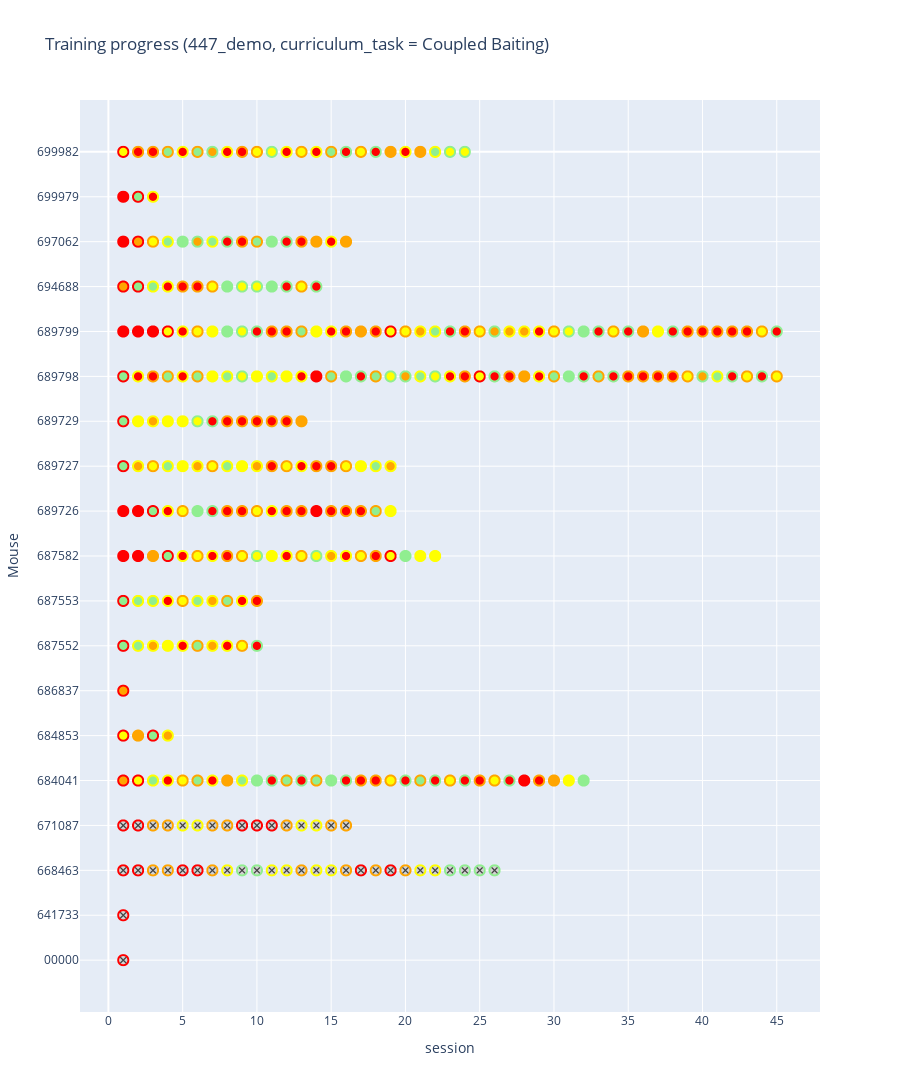

The cell this chart's notebook holds for it:
### Code cell
demo_manager_447.plot_all_progress();

### Figure 1 — Plotly figure (JSON) as saved in the notebook; plotly's stock layout.template omitted (floating-point values rounded to 4 significant figures; data arrays with more than 128 entries replaced by an {"elided": "..."} marker saying what was removed)
{"data": [{"customdata": {"elided": "24x11 mixed values"}, "hovertemplate": "<b>Subject 699982 (None)</b><br><b>Session %{customdata[0]}, %{customdata[1]}</b><br>Curriculum: <b>%{customdata[2]}_v%{customdata[3]}</b><br>Suggested: <b>%{customdata[4]}</b><br>Actual: <b>%{customdata[5]}</b><br>Session task: <b>%{customdata[6]}</b><br>foraging_eff = %{customdata[7]}<br>finished_trials = %{customdata[8]}<br>Decision = <b>%{customdata[9]}</b><br>Next suggested: <b>%{customdata[10]}</b><extra></extra>", "marker": {"color": ["yellow", "yellow", "lightgreen", "orange", "red", "orange", "red", "yellow", "red", "lightgreen", "red", "yellow", "red", "yellow", "yellow", "red", "red", "orange", "lightgreen", "red", "lightgreen", "red", "red", "yellow"], "line": {"color": ["lightgreen", "lightgreen", "yellow", "orange", "yellow", "orange", "lightgreen", "orange", "lightgreen", "orange", "yellow", "orange", "yellow", "lightgreen", "orange", "orange", "yellow", "lightgreen", "orange", "yellow", "orange", "orange", "orange", "red"], "width": 2}, "size": 10}, "mode": "markers", "name": "Mouse 699982", "showlegend": false, "type": "scattergl", "x": [24, 23, 22, 21, 20, 19, 18, 17, 16, 15, 14, 13, 12, 11, 10, 9, 8, 7, 6, 5, 4, 3, 2, 1], "y": [0, 0, 0, 0, 0, 0, 0, 0, 0, 0, 0, 0, 0, 0, 0, 0, 0, 0, 0, 0, 0, 0, 0, 0]}, {"marker": {"color": "black", "line": {"width": 1}, "size": 5, "symbol": "x-thin"}, "mode": "markers", "showlegend": false, "type": "scattergl", "x": [], "y": []}, {"customdata": [[3, "2023-10-20", "Coupled Baiting", "0.2", "STAGE_3", "STAGE_1", "Coupled Baiting", 0.74, 145, "STAY", "STAGE_1"], [2, "2023-10-19", "Coupled Baiting", "0.2", "STAGE_1", "STAGE_FINAL", "Coupled Baiting", 0.629, 156, "ROLLBACK", "STAGE_3"], [1, "2023-10-18", "Coupled Baiting", "0.2", "STAGE_1", "STAGE_1", "Coupled Baiting", 0, 69, "STAY", "STAGE_1"]], "hovertemplate": "<b>Subject 699979 (None)</b><br><b>Session %{customdata[0]}, %{customdata[1]}</b><br>Curriculum: <b>%{customdata[2]}_v%{customdata[3]}</b><br>Suggested: <b>%{customdata[4]}</b><br>Actual: <b>%{customdata[5]}</b><br>Session task: <b>%{customdata[6]}</b><br>foraging_eff = %{customdata[7]}<br>finished_trials = %{customdata[8]}<br>Decision = <b>%{customdata[9]}</b><br>Next suggested: <b>%{customdata[10]}</b><extra></extra>", "marker": {"color": ["red", "lightgreen", "red"], "line": {"color": ["yellow", "red", "red"], "width": 2}, "size": 10}, "mode": "markers", "name": "Mouse 699979", "showlegend": false, "type": "scattergl", "x": [3, 2, 1], "y": [1, 1, 1]}, {"marker": {"color": "black", "line": {"width": 1}, "size": 5, "symbol": "x-thin"}, "mode": "markers", "showlegend": false, "type": "scattergl", "x": [], "y": []}, {"customdata": {"elided": "16x11 mixed values"}, "hovertemplate": "<b>Subject 697062 (None)</b><br><b>Session %{customdata[0]}, %{customdata[1]}</b><br>Curriculum: <b>%{customdata[2]}_v%{customdata[3]}</b><br>Suggested: <b>%{customdata[4]}</b><br>Actual: <b>%{customdata[5]}</b><br>Session task: <b>%{customdata[6]}</b><br>foraging_eff = %{customdata[7]}<br>finished_trials = %{customdata[8]}<br>Decision = <b>%{customdata[9]}</b><br>Next suggested: <b>%{customdata[10]}</b><extra></extra>", "marker": {"color": ["orange", "red", "orange", "red", "red", "lightgreen", "lightgreen", "red", "red", "lightgreen", "orange", "lightgreen", "lightgreen", "yellow", "orange", "red"], "line": {"color": ["orange", "yellow", "orange", "orange", "lightgreen", "lightgreen", "orange", "orange", "lightgreen", "yellow", "lightgreen", "lightgreen", "yellow", "orange", "red", "red"], "width": 2}, "size": 10}, "mode": "markers", "name": "Mouse 697062", "showlegend": false, "type": "scattergl", "x": [16, 15, 14, 13, 12, 11, 10, 9, 8, 7, 6, 5, 4, 3, 2, 1], "y": [2, 2, 2, 2, 2, 2, 2, 2, 2, 2, 2, 2, 2, 2, 2, 2]}, {"marker": {"color": "black", "line": {"width": 1}, "size": 5, "symbol": "x-thin"}, "mode": "markers", "showlegend": false, "type": "scattergl", "x": [], "y": []}, {"customdata": {"elided": "14x11 mixed values"}, "hovertemplate": "<b>Subject 694688 (None)</b><br><b>Session %{customdata[0]}, %{customdata[1]}</b><br>Curriculum: <b>%{customdata[2]}_v%{customdata[3]}</b><br>Suggested: <b>%{customdata[4]}</b><br>Actual: <b>%{customdata[5]}</b><br>Session task: <b>%{customdata[6]}</b><br>foraging_eff = %{customdata[7]}<br>finished_trials = %{customdata[8]}<br>Decision = <b>%{customdata[9]}</b><br>Next suggested: <b>%{customdata[10]}</b><extra></extra>", "marker": {"color": ["red", "yellow", "red", "lightgreen", "yellow", "yellow", "lightgreen", "yellow", "red", "red", "red", "lightgreen", "lightgreen", "orange"], "line": {"color": ["lightgreen", "orange", "lightgreen", "lightgreen", "lightgreen", "lightgreen", "lightgreen", "orange", "orange", "orange", "yellow", "yellow", "red", "red"], "width": 2}, "size": 10}, "mode": "markers", "name": "Mouse 694688", "showlegend": false, "type": "scattergl", "x": [14, 13, 12, 11, 10, 9, 8, 7, 6, 5, 4, 3, 2, 1], "y": [3, 3, 3, 3, 3, 3, 3, 3, 3, 3, 3, 3, 3, 3]}, {"marker": {"color": "black", "line": {"width": 1}, "size": 5, "symbol": "x-thin"}, "mode": "markers", "showlegend": false, "type": "scattergl", "x": [], "y": []}, {"customdata": {"elided": "45x11 mixed values"}, "hovertemplate": "<b>Subject 689799 (None)</b><br><b>Session %{customdata[0]}, %{customdata[1]}</b><br>Curriculum: <b>%{customdata[2]}_v%{customdata[3]}</b><br>Suggested: <b>%{customdata[4]}</b><br>Actual: <b>%{customdata[5]}</b><br>Session task: <b>%{customdata[6]}</b><br>foraging_eff = %{customdata[7]}<br>finished_trials = %{customdata[8]}<br>Decision = <b>%{customdata[9]}</b><br>Next suggested: <b>%{customdata[10]}</b><extra></extra>", "marker": {"color": ["red", "yellow", "red", "red", "red", "red", "red", "red", "yellow", "orange", "red", "yellow", "red", "lightgreen", "yellow", "yellow", "red", "orange", "orange", "orange", "yellow", "red", "red", "lightgreen", "orange", "yellow", "yellow", "red", "orange", "red", "red", "yellow", "lightgreen", "red", "red", "red", "yellow", "lightgreen", "yellow", "yellow", "red", "yellow", "red", "red", "red"], "line": {"color": ["lightgreen", "orange", "orange", "orange", "orange", "orange", "orange", "lightgreen", "yellow", "orange", "lightgreen", "orange", "lightgreen", "lightgreen", "lightgreen", "orange", "yellow", "yellow", "yellow", "lightgreen", "orange", "orange", "lightgreen", "yellow", "yellow", "orange", "red", "orange", "orange", "orange", "yellow", "yellow", "orange", "orange", "orange", "lightgreen", "lightgreen", "lightgreen", "yellow", "orange", "yellow", "red", "red", "red", "red"], "width": 2}, "size": 10}, "mode": "markers", "name": "Mouse 689799", "showlegend": false, "type": "scattergl", "x": [45, 44, 43, 42, 41, 40, 39, 38, 37, 36, 35, 34, 33, 32, 31, 30, 29, 28, 27, 26, 25, 24, 23, 22, 21, 20, 19, 18, 17, 16, 15, 14, 13, 12, 11, 10, 9, 8, 7, 6, 5, 4, 3, 2, 1], "y": [4, 4, 4, 4, 4, 4, 4, 4, 4, 4, 4, 4, 4, 4, 4, 4, 4, 4, 4, 4, 4, 4, 4, 4, 4, 4, 4, 4, 4, 4, 4, 4, 4, 4, 4, 4, 4, 4, 4, 4, 4, 4, 4, 4, 4]}, {"marker": {"color": "black", "line": {"width": 1}, "size": 5, "symbol": "x-thin"}, "mode": "markers", "showlegend": false, "type": "scattergl", "x": [], "y": []}, {"customdata": {"elided": "45x11 mixed values"}, "hovertemplate": "<b>Subject 689798 (None)</b><br><b>Session %{customdata[0]}, %{customdata[1]}</b><br>Curriculum: <b>%{customdata[2]}_v%{customdata[3]}</b><br>Suggested: <b>%{customdata[4]}</b><br>Actual: <b>%{customdata[5]}</b><br>Session task: <b>%{customdata[6]}</b><br>foraging_eff = %{customdata[7]}<br>finished_trials = %{customdata[8]}<br>Decision = <b>%{customdata[9]}</b><br>Next suggested: <b>%{customdata[10]}</b><extra></extra>", "marker": {"color": ["yellow", "red", "yellow", "red", "lightgreen", "orange", "yellow", "red", "red", "red", "red", "red", "lightgreen", "red", "lightgreen", "lightgreen", "red", "orange", "red", "red", "yellow", "red", "red", "yellow", "lightgreen", "orange", "yellow", "lightgreen", "red", "lightgreen", "lightgreen", "red", "red", "yellow", "lightgreen", "yellow", "yellow", "lightgreen", "yellow", "lightgreen", "red", "lightgreen", "red", "red", "lightgreen"], "line": {"color": ["orange", "lightgreen", "orange", "lightgreen", "yellow", "lightgreen", "orange", "orange", "orange", "orange", "orange", "lightgreen", "orange", "lightgreen", "lightgreen", "orange", "yellow", "orange", "orange", "lightgreen", "red", "orange", "yellow", "lightgreen", "yellow", "lightgreen", "lightgreen", "orange", "lightgreen", "lightgreen", "orange", "red", "yellow", "yellow", "yellow", "yellow", "lightgreen", "yellow", "yellow", "orange", "yellow", "orange", "orange", "yellow", "red"], "width": 2}, "size": 10}, "mode": "markers", "name": "Mouse 689798", "showlegend": false, "type": "scattergl", "x": [45, 44, 43, 42, 41, 40, 39, 38, 37, 36, 35, 34, 33, 32, 31, 30, 29, 28, 27, 26, 25, 24, 23, 22, 21, 20, 19, 18, 17, 16, 15, 14, 13, 12, 11, 10, 9, 8, 7, 6, 5, 4, 3, 2, 1], "y": [5, 5, 5, 5, 5, 5, 5, 5, 5, 5, 5, 5, 5, 5, 5, 5, 5, 5, 5, 5, 5, 5, 5, 5, 5, 5, 5, 5, 5, 5, 5, 5, 5, 5, 5, 5, 5, 5, 5, 5, 5, 5, 5, 5, 5]}, {"marker": {"color": "black", "line": {"width": 1}, "size": 5, "symbol": "x-thin"}, "mode": "markers", "showlegend": false, "type": "scattergl", "x": [], "y": []}, {"customdata": {"elided": "13x11 mixed values"}, "hovertemplate": "<b>Subject 689729 (None)</b><br><b>Session %{customdata[0]}, %{customdata[1]}</b><br>Curriculum: <b>%{customdata[2]}_v%{customdata[3]}</b><br>Suggested: <b>%{customdata[4]}</b><br>Actual: <b>%{customdata[5]}</b><br>Session task: <b>%{customdata[6]}</b><br>foraging_eff = %{customdata[7]}<br>finished_trials = %{customdata[8]}<br>Decision = <b>%{customdata[9]}</b><br>Next suggested: <b>%{customdata[10]}</b><extra></extra>", "marker": {"color": ["orange", "red", "red", "red", "red", "red", "red", "yellow", "yellow", "yellow", "orange", "yellow", "lightgreen"], "line": {"color": ["orange", "orange", "orange", "orange", "orange", "orange", "lightgreen", "lightgreen", "yellow", "yellow", "yellow", "yellow", "red"], "width": 2}, "size": 10}, "mode": "markers", "name": "Mouse 689729", "showlegend": false, "type": "scattergl", "x": [13, 12, 11, 10, 9, 8, 7, 6, 5, 4, 3, 2, 1], "y": [6, 6, 6, 6, 6, 6, 6, 6, 6, 6, 6, 6, 6]}, {"marker": {"color": "black", "line": {"width": 1}, "size": 5, "symbol": "x-thin"}, "mode": "markers", "showlegend": false, "type": "scattergl", "x": [], "y": []}, {"customdata": {"elided": "19x11 mixed values"}, "hovertemplate": "<b>Subject 689727 (None)</b><br><b>Session %{customdata[0]}, %{customdata[1]}</b><br>Curriculum: <b>%{customdata[2]}_v%{customdata[3]}</b><br>Suggested: <b>%{customdata[4]}</b><br>Actual: <b>%{customdata[5]}</b><br>Session task: <b>%{customdata[6]}</b><br>foraging_eff = %{customdata[7]}<br>finished_trials = %{customdata[8]}<br>Decision = <b>%{customdata[9]}</b><br>Next suggested: <b>%{customdata[10]}</b><extra></extra>", "marker": {"color": ["orange", "lightgreen", "yellow", "yellow", "red", "red", "red", "yellow", "red", "orange", "yellow", "lightgreen", "yellow", "orange", "yellow", "lightgreen", "yellow", "orange", "lightgreen"], "line": {"color": ["yellow", "yellow", "yellow", "orange", "orange", "orange", "yellow", "orange", "orange", "yellow", "yellow", "yellow", "orange", "yellow", "yellow", "yellow", "orange", "yellow", "red"], "width": 2}, "size": 10}, "mode": "markers", "name": "Mouse 689727", "showlegend": false, "type": "scattergl", "x": [19, 18, 17, 16, 15, 14, 13, 12, 11, 10, 9, 8, 7, 6, 5, 4, 3, 2, 1], "y": [7, 7, 7, 7, 7, 7, 7, 7, 7, 7, 7, 7, 7, 7, 7, 7, 7, 7, 7]}, {"marker": {"color": "black", "line": {"width": 1}, "size": 5, "symbol": "x-thin"}, "mode": "markers", "showlegend": false, "type": "scattergl", "x": [], "y": []}, {"customdata": {"elided": "19x11 mixed values"}, "hovertemplate": "<b>Subject 689726 (None)</b><br><b>Session %{customdata[0]}, %{customdata[1]}</b><br>Curriculum: <b>%{customdata[2]}_v%{customdata[3]}</b><br>Suggested: <b>%{customdata[4]}</b><br>Actual: <b>%{customdata[5]}</b><br>Session task: <b>%{customdata[6]}</b><br>foraging_eff = %{customdata[7]}<br>finished_trials = %{customdata[8]}<br>Decision = <b>%{customdata[9]}</b><br>Next suggested: <b>%{customdata[10]}</b><extra></extra>", "marker": {"color": ["yellow", "lightgreen", "red", "red", "red", "red", "red", "red", "red", "yellow", "red", "red", "red", "lightgreen", "yellow", "red", "lightgreen", "red", "red"], "line": {"color": ["yellow", "orange", "orange", "orange", "orange", "red", "orange", "orange", "yellow", "orange", "orange", "orange", "lightgreen", "lightgreen", "orange", "yellow", "red", "red", "red"], "width": 2}, "size": 10}, "mode": "markers", "name": "Mouse 689726", "showlegend": false, "type": "scattergl", "x": [19, 18, 17, 16, 15, 14, 13, 12, 11, 10, 9, 8, 7, 6, 5, 4, 3, 2, 1], "y": [8, 8, 8, 8, 8, 8, 8, 8, 8, 8, 8, 8, 8, 8, 8, 8, 8, 8, 8]}, {"marker": {"color": "black", "line": {"width": 1}, "size": 5, "symbol": "x-thin"}, "mode": "markers", "showlegend": false, "type": "scattergl", "x": [], "y": []}, {"customdata": {"elided": "22x11 mixed values"}, "hovertemplate": "<b>Subject 687582 (None)</b><br><b>Session %{customdata[0]}, %{customdata[1]}</b><br>Curriculum: <b>%{customdata[2]}_v%{customdata[3]}</b><br>Suggested: <b>%{customdata[4]}</b><br>Actual: <b>%{customdata[5]}</b><br>Session task: <b>%{customdata[6]}</b><br>foraging_eff = %{customdata[7]}<br>finished_trials = %{customdata[8]}<br>Decision = <b>%{customdata[9]}</b><br>Next suggested: <b>%{customdata[10]}</b><extra></extra>", "marker": {"color": ["yellow", "yellow", "lightgreen", "yellow", "red", "yellow", "red", "orange", "yellow", "yellow", "red", "yellow", "yellow", "yellow", "red", "red", "yellow", "red", "lightgreen", "orange", "red", "red"], "line": {"color": ["yellow", "yellow", "lightgreen", "red", "orange", "orange", "yellow", "yellow", "lightgreen", "orange", "yellow", "yellow", "lightgreen", "orange", "orange", "yellow", "orange", "yellow", "red", "orange", "red", "red"], "width": 2}, "size": 10}, "mode": "markers", "name": "Mouse 687582", "showlegend": false, "type": "scattergl", "x": [22, 21, 20, 19, 18, 17, 16, 15, 14, 13, 12, 11, 10, 9, 8, 7, 6, 5, 4, 3, 2, 1], "y": [9, 9, 9, 9, 9, 9, 9, 9, 9, 9, 9, 9, 9, 9, 9, 9, 9, 9, 9, 9, 9, 9]}, {"marker": {"color": "black", "line": {"width": 1}, "size": 5, "symbol": "x-thin"}, "mode": "markers", "showlegend": false, "type": "scattergl", "x": [], "y": []}, {"customdata": [[10, "2023-12-01", "Coupled Baiting", "0.2", "STAGE_2", "STAGE_1", "Coupled Baiting", 0.685, 491, "PROGRESS", "STAGE_2"], [9, "2023-11-30", "Coupled Baiting", "0.2", "STAGE_3", "STAGE_1", "Coupled Baiting", 0.887, 402, "PROGRESS", "STAGE_2"], [8, "2023-11-29", "Coupled Baiting", "0.2", "STAGE_2", "STAGE_FINAL", "Coupled Baiting", 0.878, 239, "ROLLBACK", "STAGE_3"], [7, "2023-11-22", "Coupled Baiting", "0.2", "STAGE_3", "STAGE_2", "Coupled Baiting", 0.877, 219, "STAY", "STAGE_2"], [6, "2023-11-20", "Coupled Baiting", "0.2", "STAGE_3", "STAGE_FINAL", "Coupled Baiting", 0.783, 342, "ROLLBACK", "STAGE_3"], [5, "2023-11-17", "Coupled Baiting", "0.2", "STAGE_2", "STAGE_3", "Coupled Baiting", 0.803, 369, "STAY", "STAGE_3"], [4, "2023-11-16", "Coupled Baiting", "0.2", "STAGE_3", "STAGE_1", "Coupled Baiting", 0.757, 220, "PROGRESS", "STAGE_2"], [3, "2023-11-15", "Coupled Baiting", "0.2", "STAGE_3", "STAGE_FINAL", "Coupled Baiting", 0.762, 192, "ROLLBACK", "STAGE_3"], [2, "2023-11-14", "Coupled Baiting", "0.2", "STAGE_3", "STAGE_FINAL", "Coupled Baiting", 0.723, 245, "ROLLBACK", "STAGE_3"], [1, "2023-11-13", "Coupled Baiting", "0.2", "STAGE_1", "STAGE_FINAL", "Coupled Baiting", 0.513, 190, "ROLLBACK", "STAGE_3"]], "hovertemplate": "<b>Subject 687553 (None)</b><br><b>Session %{customdata[0]}, %{customdata[1]}</b><br>Curriculum: <b>%{customdata[2]}_v%{customdata[3]}</b><br>Suggested: <b>%{customdata[4]}</b><br>Actual: <b>%{customdata[5]}</b><br>Session task: <b>%{customdata[6]}</b><br>foraging_eff = %{customdata[7]}<br>finished_trials = %{customdata[8]}<br>Decision = <b>%{customdata[9]}</b><br>Next suggested: <b>%{customdata[10]}</b><extra></extra>", "marker": {"color": ["red", "red", "lightgreen", "orange", "lightgreen", "yellow", "red", "lightgreen", "lightgreen", "lightgreen"], "line": {"color": ["orange", "yellow", "orange", "yellow", "yellow", "orange", "yellow", "yellow", "yellow", "red"], "width": 2}, "size": 10}, "mode": "markers", "name": "Mouse 687553", "showlegend": false, "type": "scattergl", "x": [10, 9, 8, 7, 6, 5, 4, 3, 2, 1], "y": [10, 10, 10, 10, 10, 10, 10, 10, 10, 10]}, {"marker": {"color": "black", "line": {"width": 1}, "size": 5, "symbol": "x-thin"}, "mode": "markers", "showlegend": false, "type": "scattergl", "x": [], "y": []}, {"customdata": [[10, "2023-11-03", "Coupled Baiting", "0.2", "STAGE_FINAL", "STAGE_1", "Coupled Baiting", 0.782, 483, "PROGRESS", "STAGE_2"], [9, "2023-11-02", "Coupled Baiting", "0.2", "STAGE_2", "STAGE_3", "Coupled Baiting", 0.831, 493, "PROGRESS", "STAGE_FINAL"], [8, "2023-11-01", "Coupled Baiting", "0.2", "STAGE_3", "STAGE_1", "Coupled Baiting", 0.861, 406, "PROGRESS", "STAGE_2"], [7, "2023-10-31", "Coupled Baiting", "0.2", "STAGE_3", "STAGE_2", "Coupled Baiting", 0.826, 490, "PROGRESS", "STAGE_3"], [6, "2023-10-30", "Coupled Baiting", "0.2", "STAGE_2", "STAGE_FINAL", "Coupled Baiting", 0.766, 335, "ROLLBACK", "STAGE_3"], [5, "2023-10-27", "Coupled Baiting", "0.2", "STAGE_3", "STAGE_1", "Coupled Baiting", 0.809, 384, "PROGRESS", "STAGE_2"], [4, "2023-10-25", "Coupled Baiting", "0.2", "STAGE_3", "STAGE_3", "Coupled Baiting", 0.665, 447, "STAY", "STAGE_3"], [3, "2023-10-24", "Coupled Baiting", "0.2", "STAGE_3", "STAGE_2", "Coupled Baiting", 0.75, 363, "PROGRESS", "STAGE_3"], [2, "2023-10-23", "Coupled Baiting", "0.2", "STAGE_3", "STAGE_FINAL", "Coupled Baiting", 0.586, 355, "ROLLBACK", "STAGE_3"], [1, "2023-10-20", "Coupled Baiting", "0.2", "STAGE_1", "STAGE_FINAL", "Coupled Baiting", 0.475, 163, "ROLLBACK", "STAGE_3"]], "hovertemplate": "<b>Subject 687552 (None)</b><br><b>Session %{customdata[0]}, %{customdata[1]}</b><br>Curriculum: <b>%{customdata[2]}_v%{customdata[3]}</b><br>Suggested: <b>%{customdata[4]}</b><br>Actual: <b>%{customdata[5]}</b><br>Session task: <b>%{customdata[6]}</b><br>foraging_eff = %{customdata[7]}<br>finished_trials = %{customdata[8]}<br>Decision = <b>%{customdata[9]}</b><br>Next suggested: <b>%{customdata[10]}</b><extra></extra>", "marker": {"color": ["red", "yellow", "red", "orange", "lightgreen", "red", "yellow", "orange", "lightgreen", "lightgreen"], "line": {"color": ["lightgreen", "orange", "yellow", "yellow", "orange", "yellow", "yellow", "yellow", "yellow", "red"], "width": 2}, "size": 10}, "mode": "markers", "name": "Mouse 687552", "showlegend": false, "type": "scattergl", "x": [10, 9, 8, 7, 6, 5, 4, 3, 2, 1], "y": [11, 11, 11, 11, 11, 11, 11, 11, 11, 11]}, {"marker": {"color": "black", "line": {"width": 1}, "size": 5, "symbol": "x-thin"}, "mode": "markers", "showlegend": false, "type": "scattergl", "x": [], "y": []}, {"customdata": [[1, "2023-11-10", "Coupled Baiting", "0.2", "STAGE_1", "STAGE_2", "Coupled Baiting", null, 0, "ROLLBACK", "STAGE_1"]], "hovertemplate": "<b>Subject 686837 (None)</b><br><b>Session %{customdata[0]}, %{customdata[1]}</b><br>Curriculum: <b>%{customdata[2]}_v%{customdata[3]}</b><br>Suggested: <b>%{customdata[4]}</b><br>Actual: <b>%{customdata[5]}</b><br>Session task: <b>%{customdata[6]}</b><br>foraging_eff = %{customdata[7]}<br>finished_trials = %{customdata[8]}<br>Decision = <b>%{customdata[9]}</b><br>Next suggested: <b>%{customdata[10]}</b><extra></extra>", "marker": {"color": ["orange"], "line": {"color": ["red"], "width": 2}, "size": 10}, "mode": "markers", "name": "Mouse 686837", "showlegend": false, "type": "scattergl", "x": [1], "y": [12]}, {"marker": {"color": "black", "line": {"width": 1}, "size": 5, "symbol": "x-thin"}, "mode": "markers", "showlegend": false, "type": "scattergl", "x": [], "y": []}, {"customdata": [[4, "2023-09-18", "Coupled Baiting", "0.2", "STAGE_3", "STAGE_2", "Coupled Baiting", 0.695, 375, "PROGRESS", "STAGE_3"], [3, "2023-09-15", "Coupled Baiting", "0.2", "STAGE_1", "STAGE_FINAL", "Coupled Baiting", 0.604, 100, "ROLLBACK", "STAGE_3"], [2, "2023-09-14", "Coupled Baiting", "0.2", "STAGE_2", "STAGE_2", "Coupled Baiting", 0.4, 363, "ROLLBACK", "STAGE_1"], [1, "2023-09-13", "Coupled Baiting", "0.2", "STAGE_1", "STAGE_3", "Coupled Baiting", 0.724, 190, "ROLLBACK", "STAGE_2"]], "hovertemplate": "<b>Subject 684853 (None)</b><br><b>Session %{customdata[0]}, %{customdata[1]}</b><br>Curriculum: <b>%{customdata[2]}_v%{customdata[3]}</b><br>Suggested: <b>%{customdata[4]}</b><br>Actual: <b>%{customdata[5]}</b><br>Session task: <b>%{customdata[6]}</b><br>foraging_eff = %{customdata[7]}<br>finished_trials = %{customdata[8]}<br>Decision = <b>%{customdata[9]}</b><br>Next suggested: <b>%{customdata[10]}</b><extra></extra>", "marker": {"color": ["orange", "lightgreen", "orange", "yellow"], "line": {"color": ["yellow", "red", "orange", "red"], "width": 2}, "size": 10}, "mode": "markers", "name": "Mouse 684853", "showlegend": false, "type": "scattergl", "x": [4, 3, 2, 1], "y": [13, 13, 13, 13]}, {"marker": {"color": "black", "line": {"width": 1}, "size": 5, "symbol": "x-thin"}, "mode": "markers", "showlegend": false, "type": "scattergl", "x": [], "y": []}, {"customdata": {"elided": "32x11 mixed values"}, "hovertemplate": "<b>Subject 684041 (None)</b><br><b>Session %{customdata[0]}, %{customdata[1]}</b><br>Curriculum: <b>%{customdata[2]}_v%{customdata[3]}</b><br>Suggested: <b>%{customdata[4]}</b><br>Actual: <b>%{customdata[5]}</b><br>Session task: <b>%{customdata[6]}</b><br>foraging_eff = %{customdata[7]}<br>finished_trials = %{customdata[8]}<br>Decision = <b>%{customdata[9]}</b><br>Next suggested: <b>%{customdata[10]}</b><extra></extra>", "marker": {"color": ["lightgreen", "yellow", "orange", "red", "red", "red", "yellow", "red", "red", "yellow", "red", "lightgreen", "red", "yellow", "red", "red", "red", "lightgreen", "lightgreen", "red", "lightgreen", "red", "lightgreen", "lightgreen", "orange", "red", "lightgreen", "yellow", "red", "lightgreen", "yellow", "orange"], "line": {"color": ["lightgreen", "yellow", "orange", "orange", "red", "lightgreen", "orange", "orange", "lightgreen", "orange", "lightgreen", "orange", "lightgreen", "orange", "orange", "orange", "lightgreen", "lightgreen", "orange", "lightgreen", "orange", "lightgreen", "lightgreen", "yellow", "orange", "yellow", "orange", "orange", "yellow", "yellow", "red", "red"], "width": 2}, "size": 10}, "mode": "markers", "name": "Mouse 684041", "showlegend": false, "type": "scattergl", "x": [32, 31, 30, 29, 28, 27, 26, 25, 24, 23, 22, 21, 20, 19, 18, 17, 16, 15, 14, 13, 12, 11, 10, 9, 8, 7, 6, 5, 4, 3, 2, 1], "y": [14, 14, 14, 14, 14, 14, 14, 14, 14, 14, 14, 14, 14, 14, 14, 14, 14, 14, 14, 14, 14, 14, 14, 14, 14, 14, 14, 14, 14, 14, 14, 14]}, {"marker": {"color": "black", "line": {"width": 1}, "size": 5, "symbol": "x-thin"}, "mode": "markers", "showlegend": false, "type": "scattergl", "x": [], "y": []}, {"customdata": {"elided": "16x11 mixed values"}, "hovertemplate": "<b>Subject 671087 (None)</b><br><b>Session %{customdata[0]}, %{customdata[1]}</b><br>Curriculum: <b>%{customdata[2]}_v%{customdata[3]}</b><br>Suggested: <b>%{customdata[4]}</b><br>Actual: <b>%{customdata[5]}</b><br>Session task: <b>%{customdata[6]}</b><br>foraging_eff = %{customdata[7]}<br>finished_trials = %{customdata[8]}<br>Decision = <b>%{customdata[9]}</b><br>Next suggested: <b>%{customdata[10]}</b><extra></extra>", "marker": {"color": ["lightgrey", "lightgrey", "lightgrey", "lightgrey", "lightgrey", "lightgrey", "lightgrey", "lightgrey", "lightgrey", "lightgrey", "lightgrey", "lightgrey", "lightgrey", "lightgrey", "lightgrey", "lightgrey"], "line": {"color": ["orange", "orange", "yellow", "yellow", "orange", "red", "red", "red", "orange", "orange", "yellow", "yellow", "orange", "orange", "red", "red"], "width": 2}, "size": 10}, "mode": "markers", "name": "Mouse 671087", "showlegend": false, "type": "scattergl", "x": [16, 15, 14, 13, 12, 11, 10, 9, 8, 7, 6, 5, 4, 3, 2, 1], "y": [15, 15, 15, 15, 15, 15, 15, 15, 15, 15, 15, 15, 15, 15, 15, 15]}, {"marker": {"color": "black", "line": {"width": 1}, "size": 5, "symbol": "x-thin"}, "mode": "markers", "showlegend": false, "type": "scattergl", "x": [16, 15, 14, 13, 12, 11, 10, 9, 8, 7, 6, 5, 4, 3, 2, 1], "y": [15, 15, 15, 15, 15, 15, 15, 15, 15, 15, 15, 15, 15, 15, 15, 15]}, {"customdata": {"elided": "26x11 mixed values"}, "hovertemplate": "<b>Subject 668463 (None)</b><br><b>Session %{customdata[0]}, %{customdata[1]}</b><br>Curriculum: <b>%{customdata[2]}_v%{customdata[3]}</b><br>Suggested: <b>%{customdata[4]}</b><br>Actual: <b>%{customdata[5]}</b><br>Session task: <b>%{customdata[6]}</b><br>foraging_eff = %{customdata[7]}<br>finished_trials = %{customdata[8]}<br>Decision = <b>%{customdata[9]}</b><br>Next suggested: <b>%{customdata[10]}</b><extra></extra>", "marker": {"color": ["lightgrey", "lightgrey", "lightgrey", "lightgrey", "lightgrey", "lightgrey", "lightgrey", "lightgrey", "lightgrey", "lightgrey", "lightgrey", "lightgrey", "lightgrey", "lightgrey", "lightgrey", "lightgrey", "lightgrey", "lightgrey", "lightgrey", "lightgrey", "lightgrey", "lightgrey", "lightgrey", "lightgrey", "lightgrey", "lightgrey"], "line": {"color": ["lightgreen", "lightgreen", "lightgreen", "lightgreen", "yellow", "yellow", "orange", "red", "orange", "red", "orange", "yellow", "yellow", "orange", "yellow", "yellow", "lightgreen", "lightgreen", "yellow", "orange", "red", "red", "orange", "orange", "red", "red"], "width": 2}, "size": 10}, "mode": "markers", "name": "Mouse 668463", "showlegend": false, "type": "scattergl", "x": [26, 25, 24, 23, 22, 21, 20, 19, 18, 17, 16, 15, 14, 13, 12, 11, 10, 9, 8, 7, 6, 5, 4, 3, 2, 1], "y": [16, 16, 16, 16, 16, 16, 16, 16, 16, 16, 16, 16, 16, 16, 16, 16, 16, 16, 16, 16, 16, 16, 16, 16, 16, 16]}, {"marker": {"color": "black", "line": {"width": 1}, "size": 5, "symbol": "x-thin"}, "mode": "markers", "showlegend": false, "type": "scattergl", "x": [26, 25, 24, 23, 22, 21, 20, 19, 18, 17, 16, 15, 14, 13, 12, 11, 10, 9, 8, 7, 6, 5, 4, 3, 2, 1], "y": [16, 16, 16, 16, 16, 16, 16, 16, 16, 16, 16, 16, 16, 16, 16, 16, 16, 16, 16, 16, 16, 16, 16, 16, 16, 16]}, {"customdata": [[1, "2023-11-08", "Coupled Baiting", "0.1", "STAGE_1", "unknown (open loop)", "Coupled Baiting", null, 0, "STAY", "STAGE_1"]], "hovertemplate": "<b>Subject 641733 (None)</b><br><b>Session %{customdata[0]}, %{customdata[1]}</b><br>Curriculum: <b>%{customdata[2]}_v%{customdata[3]}</b><br>Suggested: <b>%{customdata[4]}</b><br>Actual: <b>%{customdata[5]}</b><br>Session task: <b>%{customdata[6]}</b><br>foraging_eff = %{customdata[7]}<br>finished_trials = %{customdata[8]}<br>Decision = <b>%{customdata[9]}</b><br>Next suggested: <b>%{customdata[10]}</b><extra></extra>", "marker": {"color": ["lightgrey"], "line": {"color": ["red"], "width": 2}, "size": 10}, "mode": "markers", "name": "Mouse 641733", "showlegend": false, "type": "scattergl", "x": [1], "y": [17]}, {"marker": {"color": "black", "line": {"width": 1}, "size": 5, "symbol": "x-thin"}, "mode": "markers", "showlegend": false, "type": "scattergl", "x": [1], "y": [17]}, {"customdata": [[1, "2023-09-19", "Coupled Baiting", "0.1", "STAGE_1", "unknown (open loop)", "Coupled Baiting", null, 0, "STAY", "STAGE_1"]], "hovertemplate": "<b>Subject 00000 (None)</b><br><b>Session %{customdata[0]}, %{customdata[1]}</b><br>Curriculum: <b>%{customdata[2]}_v%{customdata[3]}</b><br>Suggested: <b>%{customdata[4]}</b><br>Actual: <b>%{customdata[5]}</b><br>Session task: <b>%{customdata[6]}</b><br>foraging_eff = %{customdata[7]}<br>finished_trials = %{customdata[8]}<br>Decision = <b>%{customdata[9]}</b><br>Next suggested: <b>%{customdata[10]}</b><extra></extra>", "marker": {"color": ["lightgrey"], "line": {"color": ["red"], "width": 2}, "size": 10}, "mode": "markers", "name": "Mouse 00000", "showlegend": false, "type": "scattergl", "x": [1], "y": [18]}, {"marker": {"color": "black", "line": {"width": 1}, "size": 5, "symbol": "x-thin"}, "mode": "markers", "showlegend": false, "type": "scattergl", "x": [1], "y": [18]}], "layout": {"height": 1200, "title": {"text": "Training progress (447_demo, curriculum_task = Coupled Baiting)"}, "xaxis": {"title": {"text": "session"}}, "yaxis": {"autorange": "reversed", "tickmode": "array", "ticktext": ["699982", "699979", "697062", "694688", "689799", "689798", "689729", "689727", "689726", "687582", "687553", "687552", "686837", "684853", "684041", "671087", "668463", "641733", "00000"], "tickvals": [0, 1, 2, 3, 4, 5, 6, 7, 8, 9, 10, 11, 12, 13, 14, 15, 16, 17, 18], "title": {"text": "Mouse"}}}}
